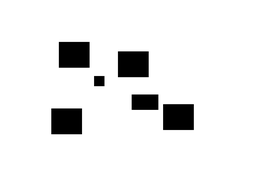
#> input picture A1/simple.png, 256 x 175 px, shrunk from 1083 x 739 before the run
$ python imageToRects.py simple.png
#> lines starting #> are read from the running program, lines starting #| are printed output that depends on the picture; after the words box and inside, x2 and y2 are one past the last pixel; in counts of white or black regions, pixels touching at a corner belong together
import sys
from PIL import Image

# binarize image.
# map everything below 200 to zero
def remap(v):
  if v>254: return 255
  return 0


def inRect(p,rect,dilation):
   """ Return 1 in p is inside rect, dilated by dilation (for edge cases). """
   if p[0]<rect[0]-dilation: return 0
   if p[1]<rect[1]-dilation: return 0
   if p[0]>rect[2]+dilation: return 0
   if p[1]>rect[3]+dilation: return 0
   return 1

def imageToRects(imagename):
    """ Read an image and return the size and a list of rectangles that cover it.
        The rectangles might overlap one another.
        Returns:  ( (sizex,sizey), rectlist )
        Scan across the domain. Once we find we are in an obstacle, start growing a rectangle until
        we are in free space again.
    """
#> called with imagename = 'simple.png'
    obstacles = []
    im = Image.open(imagename).convert("L")
    XMAX = im.size[0]
#> XMAX = 256
    YMAX = im.size[1]
#> YMAX = 175

    im = im.point( remap )
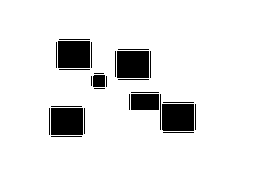
#> im: PIL image 256x175 L; 89.7% white; 28 black regions (5 under 20 px), largest, box (x1, y1, x2, y2) and area: (58, 41, 90, 68) 864, (117, 51, 149, 78) 864, (51, 108, 83, 135) 864
    obdata = list( im.getdata() )
#> obdata = 44800 items

    print("Converting image to obstacle map.")
    im = im.point( remap )
    # Convert an image into a set of rectangular obstacles
    y=0
    while y<YMAX:
       x=0
       if y%25==0: print("%.1f"%(float(y)/YMAX*100),"%.....     \r", flush=True)
       while x<XMAX:
          # see if point already in some rectangle
          skip=0
          for o in obstacles:
              if inRect((x,y),o,0):
                  skip=1
                  break
          if skip:
              x = x+1
              continue
          if obdata[x+y*XMAX] != 255:  # dtart with a non-white point
              dx=0
              dy=0
              ok_dx = dx
              ok_dy = dy
              xy = 0
              bad = 0
              while 1:
                  # incrementally grow a rectangle until it contains a white point
                  # we grow a bit in the x direction, then a bit in the y, back and forth.
                  # if we find white, we back up and try the other axis.
                  e = im.crop( (x,y,x+dx,y+dy) ).getextrema()
                  if e and e[1] == 255:
                     bad = bad + 1
                     # revert to last good state
                     dx = ok_dx
                     dy = ok_dy
                     if bad > 1: break
                  else:
                     # acceptable
                     bad = 0
                     ok_dx = dx
                     ok_dy = dy
                     #obstacles.append( [ x,y,x+ok_dx+1,y+ok_dy+1 ] )
                     #redraw()
                     #canvas.events()
                  if xy: dx=dx+1
                  else: dy=dy+1
                  if not bad: xy = not xy
              obstacles.append( [ x,y,x+ok_dx+1,y+ok_dy+1 ] )
              x = x+ok_dx
          x = x+1
       y = y+1
#> after the loop, bad = 2; dx = 31; dy = 1; e = (0, 255); obstacles = 20 items, first 6: [59, 39, 91, 41], [58, 41, 91, 69], [56, 42, 58, 69], [118, 49, 150, 51], [115, 51, 117, 78], [118, 52, 150, 79]; ok_dx = 31; ok_dy = 1; xy = True; y = 175
    print("Converting image to obstacle map, done.")
    return ( im.size, obstacles )


if __name__ == '__main__':
    import sys
    s,rects = imageToRects(sys.argv[1])
#> s = (256, 175); rects has the same summary as obstacles in imageToRects
    for r in rects:
        print(r)
#> this loop made 20 passes
#> r on passes 1 to 12: [59, 39, 91, 41], [58, 41, 91, 69], [56, 42, 58, 69], [118, 49, 150, 51], [115, 51, 117, 78], [118, 52, 150, 79], [94, 73, 105, 75], [91, 76, 93, 87], [94, 76, 106, 88], [131, 92, 160, 94], [129, 94, 131, 111], [132, 95, 160, 111]
#| [59, 39, 91, 41]
#| [58, 41, 91, 69]
#| [56, 42, 58, 69]
#| [118, 49, 150, 51]
#| [115, 51, 117, 78]
#| [118, 52, 150, 79]
#| [94, 73, 105, 75]
#| [91, 76, 93, 87]
#> (further printed lines are left out)
